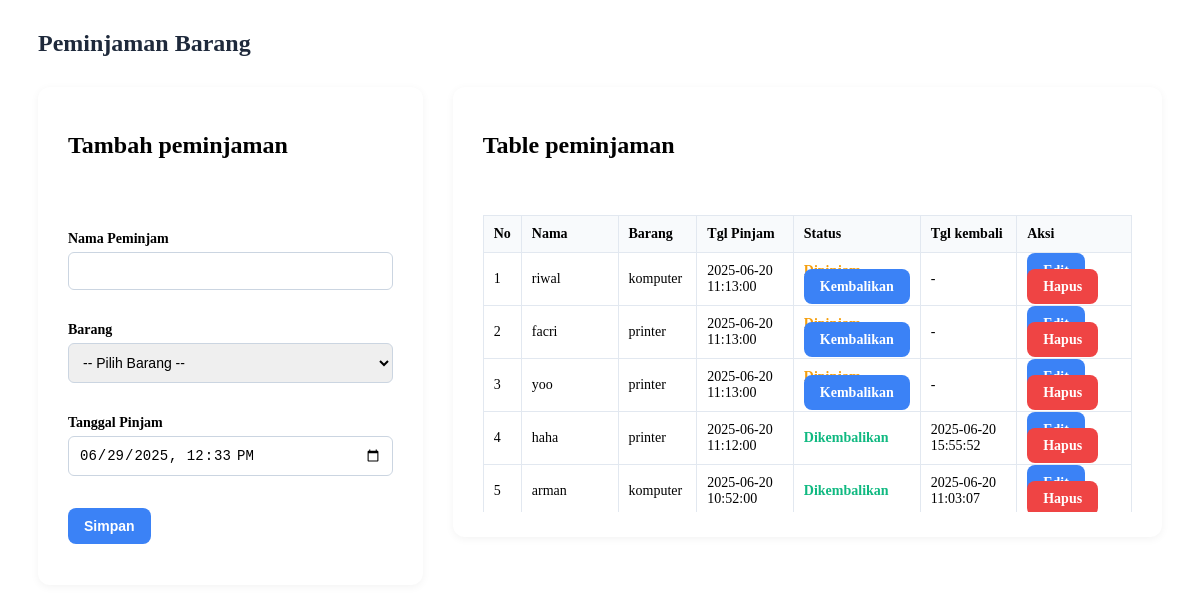
Screenshot of /peminjaman.php with the database file from the repository.
### tables this page shows
CREATE TABLE `peminjaman` (
  `id_peminjaman` int(11) NOT NULL,
  `id_barang` int(11) DEFAULT NULL,
  `nama_peminjam` varchar(100) DEFAULT NULL,
  `tgl_pinjam` datetime DEFAULT NULL,
  `tanggal_kembali` datetime DEFAULT NULL,
  `keterangan` text DEFAULT NULL,
  `status` varchar(20) DEFAULT 'Dipinjam'
);

CREATE TABLE `barang` (
  `id_barang` int(11) NOT NULL,
  `nama_barang` varchar(100) DEFAULT NULL,
  `id_kategori` int(11) DEFAULT NULL,
  `id_lokasi` int(11) DEFAULT NULL,
  `kode_barang` varchar(50) DEFAULT NULL,
  `kondisi` enum('Baik','Rusak Ringan','Rusak Berat') DEFAULT 'Baik',
  `jumlah` int(11) DEFAULT 1
);

### peminjaman.php (the view, shortened to what this page needs)
<?php
include 'koneksi.php';
$edit = isset($_GET['edit']);
$row = ['nama_peminjam' => '', 'id_barang' => '', 'tgl_pinjam' => ''];
?>
<h1 class="header-title">Peminjaman Barang</h1>
<div class="flex-container">
  <div class="form-box">
    <h2>Tambah peminjaman</h2><br><br>
    <form method="post">
      <p><label>Nama Peminjam</label><br>
        <input type="text" name="nama" required class="input" value="<?= $row['nama_peminjam'] ?>">
      </p>
      <p><label>Barang</label><br>
        <select name="barang" required class="input">
          <option value="">-- Pilih Barang --</option>
        </select>
      </p>
      <p><label>Tanggal Pinjam</label><br>
        <input type="datetime-local" name="tgl_pinjam" class="input" value="<?= date('Y-m-d\TH:i') ?>" required>
      </p>
      <p>
        <button type="submit" class="btn"><?= $edit ? 'Update' : 'Simpan' ?></button>
      </p>
    </form>
  </div>
  <div class="table-box">
    <div class="table-container">
      <h2>Table peminjaman</h2><br><br>
      <table>
        <thead>
          <tr>
            <th>No</th>
            <th>Nama</th>
            <th>Barang</th>
            <th>Tgl Pinjam</th>
            <th>Status</th>
            <th>Tgl kembali</th>
            <th>Aksi</th>
          </tr>
        </thead>
        <tbody>
          <?php
          $data = mysqli_query($conn, "SELECT p.*, b.nama_barang FROM peminjaman p
          LEFT JOIN barang b ON p.id_barang = b.id_barang
          ORDER BY p.tgl_pinjam DESC");
          $no = 1;
          while ($d = mysqli_fetch_assoc($data)) : ?>
            <tr>
              <td><?= $no++ ?></td>
              <td><?= $d['nama_peminjam'] ?></td>
              <td><?= $d['nama_barang'] ?></td>
              <td><?= $d['tgl_pinjam'] ?></td>
              <td class="status-<?= strtolower($d['status']) ?>">
                <?= ucfirst($d['status']) ?>
                <?php if (strtolower($d['status']) == 'dipinjam'): ?>
                  <br><a href="index.php?page=pengembalian&id=<?= $d['id_peminjaman'] ?>" class="btn green" style="margin-top: 5px;">Kembalikan</a>
                <?php endif; ?>
              </td>
              <td><?= $d['tanggal_kembali'] ?: '-' ?></td>
              <td>
                <a href="index.php?page=peminjaman&edit=<?= $d['id_peminjaman'] ?>" class="btn">Edit</a>
                <a href="index.php?page=peminjaman&hapus=<?= $d['id_peminjaman'] ?>" class="btn gray" onclick="return confirm('Hapus data ini?')">Hapus</a>
              </td>
            </tr>
          <?php endwhile; ?>
        </tbody>
      </table>
    </div>
  </div>
</div>

### peminjaman.php (style rules this page uses)
.header-title { font-size: 24px; font-weight: bold; margin: 30px; color: #1e293b; }
.flex-container { display: flex; gap: 30px; margin: 0 30px 40px; align-items: flex-start; }
.form-box, .table-box { background: #fff; padding: 25px 30px; border-radius: 12px; box-shadow: 0 2px 8px rgba(0, 0, 0, 0.05); }
.form-box { flex: 1; max-width: 400px; }
.table-box { flex: 2; overflow-x: auto; }
label { font-weight: 600; font-size: 14px; }
.input { width: 100%; padding: 10px; font-size: 14px; margin-top: 5px; margin-bottom: 16px; border: 1px solid #cbd5e1; border-radius: 6px; }
.btn { background: #3b82f6; color: white; padding: 10px 16px; font-size: 14px; border: none; border-radius: 8px; font-weight: 600; cursor: pointer; text-decoration: none; }
.btn.gray { background:#ef4444; color:rgb(255, 255, 255); }
table { width: 100%; border-collapse: collapse; font-size: 14px; }
.table-container { overflow-x: auto; overflow-y: auto; max-height: 400px; max-width: 100%; }
table th, table td { border: 1px solid #e2e8f0; padding: 10px; text-align: left; }
table thead { background-color: #f8fafc; }
.status-dipinjam { color: #f59e0b; font-weight: bold; }
.status-dikembalikan { color: #10b981; font-weight: bold; }

### rows the page displays
peminjaman: nama_peminjam "riwal", id_barang.nama_barang "komputer", tgl_pinjam "2025-06-20 11:13:00", status "Dipinjam", tanggal_kembali "-"
peminjaman: nama_peminjam "facri", id_barang.nama_barang "printer", tgl_pinjam "2025-06-20 11:13:00", status "Dipinjam", tanggal_kembali "-"
peminjaman: nama_peminjam "yoo", id_barang.nama_barang "printer", tgl_pinjam "2025-06-20 11:13:00", status "Dipinjam", tanggal_kembali "-"
peminjaman: nama_peminjam "haha", id_barang.nama_barang "printer", tgl_pinjam "2025-06-20 11:12:00", status "Dikembalikan", tanggal_kembali "2025-06-20 15:55:52"
peminjaman: nama_peminjam "arman", id_barang.nama_barang "komputer", tgl_pinjam "2025-06-20 10:52:00", status "Dikembalikan", tanggal_kembali "2025-06-20 11:03:07"
